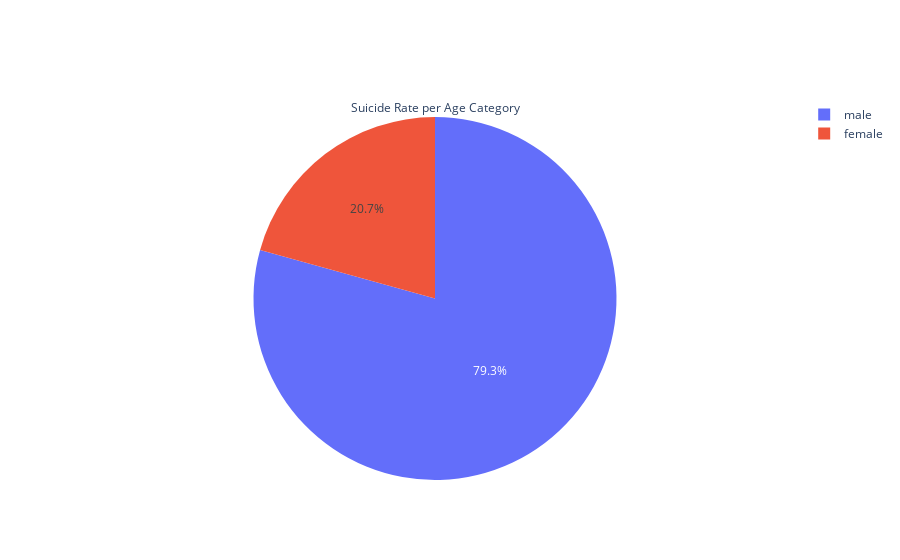

Notebook code for this chart:
### Code cell
go.Figure(data=[go.Pie(labels=data['sex'],values=data['suicidesper100k'],
                       title='Suicide Rate per Age Category')])

### Figure 1 — Plotly figure (JSON) as saved in the notebook; plotly's stock layout.template omitted (floating-point values rounded to 4 significant figures; data arrays with more than 128 entries replaced by an {"elided": "..."} marker saying what was removed)
{"data": [{"labels": {"elided": "7780 str values"}, "title": {"text": "Suicide Rate per Age Category"}, "type": "pie", "values": {"elided": "7780 float values"}}], "layout": {}}
